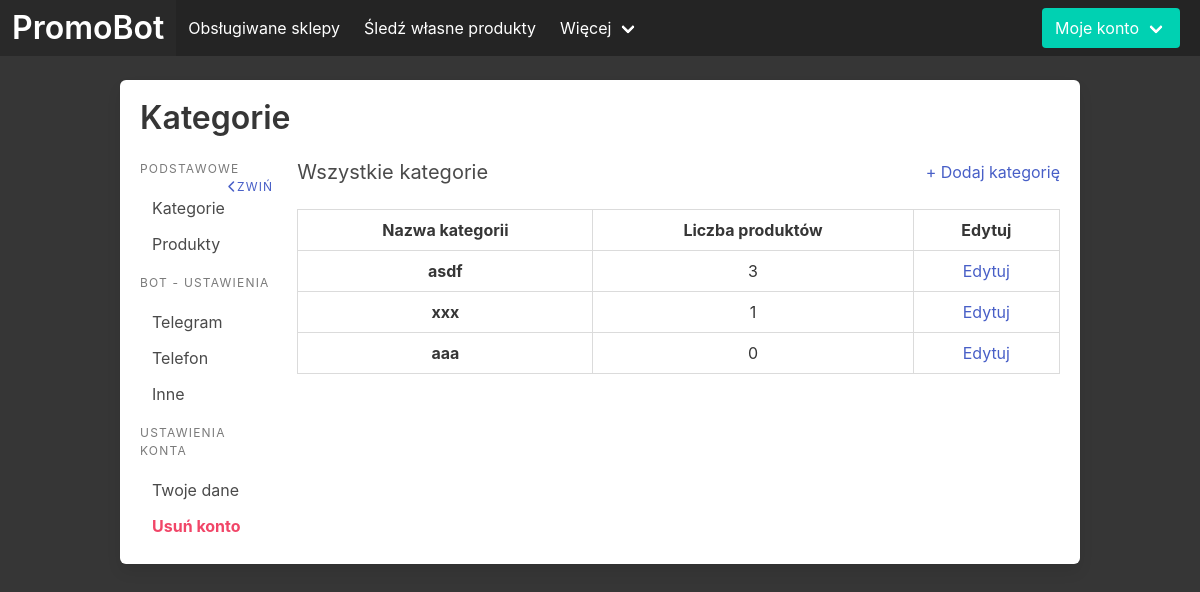
The page /moje-konto/kategorie (signed in) on the database its author committed.
### priceBot/models.py (models this page shows)
class Category(models.Model):
    user = models.ForeignKey(User, on_delete=models.CASCADE)
    category_name = models.CharField(max_length=60)

### priceBot/views.py (the view, shortened to what this page needs)
# urls.py: path('moje-konto/kategorie', views.categories_account, name='categories_account'),
def categories_account(request):
    if not request.user.is_authenticated:
        return redirect("homepage")
    categories = [
        {
            "id": category.id,
            "name": category.category_name,
            "products_count": len(Product.objects.filter(category=category, user=request.user))
        } for category in Category.objects.filter(user=request.user)
    ]
    context = {
        "categories": categories
    }
    print(categories)
    return render(request, 'account/categories.html', context=context)

### templates/account/categories.html (shortened to what this page needs)
{% extends 'account/base.html' %}
{% block title2 %}
    <h1 class="title">Kategorie</h1>
{% endblock title2 %}
{% block main-column %}
<div class="is-flex is-justify-content-space-between">
    <h1 class="subtitle categories-title">Wszystkie kategorie</h1>
    <a class="add-category">+ Dodaj kategorię</a>
</div>
  <table class="table is-bordered categories is-fullwidth">
    <tbody>
      <thead>
        <th class="has-text-centered">Nazwa kategorii</th>
        <th class="has-text-centered">Liczba produktów</th>
        <th class="has-text-centered">Edytuj</th>
      </thead>
      {% for category in categories %}
      <tr class="has-text-centered">
        <th class="has-text-centered">{{ category.name }}</th>
        <td class="has-text-centered">{{ category.products_count }}</td>
        <td class="has-text-centered"><a href="{% url 'category_edit' category.id %}">Edytuj</a></td>
      </tr>
      {% endfor %}
    </tbody>
</table>
{% endblock main-column %}

### templates/app/base.html (style rules this page uses)
body { overflow: hidden; }

### rows shown on the page
Category: name "asdf"
Category: name "xxx"
Category: name "aaa"

### other values the page prints
{{ category.products_count }} "3" "1" "0"
